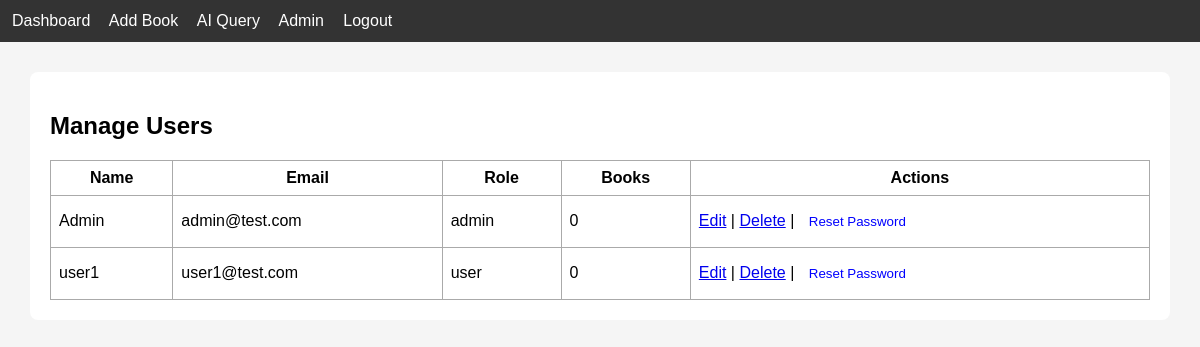
/admin/users (signed in), run on an earlier commit of the app's database.
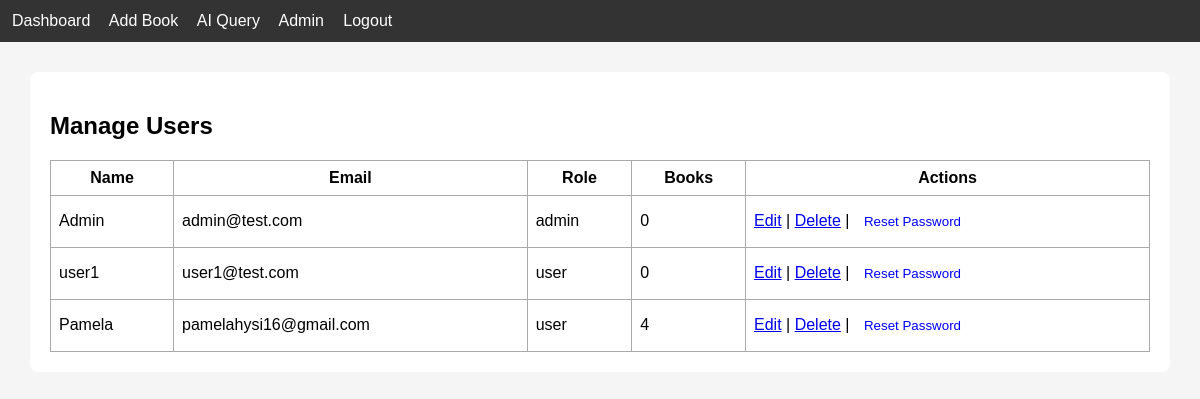
And on a later commit of the database.
### tables this page shows
CREATE TABLE users (
    id INTEGER PRIMARY KEY AUTOINCREMENT,
    name TEXT,
    email TEXT UNIQUE,
    password TEXT,
    role TEXT
);

### app.py (the view)
@app.route("/admin/users")
def admin_users():
    if session.get("role") != "admin":
        return "Access denied"
    db = get_db()
    users = db.execute("""
        SELECT users.*,
        (SELECT COUNT(*) FROM books WHERE books.user_id = users.id) AS book_count
        FROM users
    """).fetchall()
    return render_template("admin_users.html", users=users)

### app.py (called while the page is built)
def get_db():
    conn = sqlite3.connect("database.db")
    conn.row_factory = sqlite3.Row
    return conn

### templates/admin_users.html
{% extends "base.html" %}
{% block content %}
<h2>Manage Users</h2>
<table>
    <tr>
        <th>Name</th>
        <th>Email</th>
        <th>Role</th>
        <th>Books</th>
        <th>Actions</th>
    </tr>
    {% for u in users %}
    <tr>
        <td>{{ u.name }}</td>
        <td>{{ u.email }}</td>
        <td>{{ u.role }}</td>
        <td>{{ u.book_count }}</td>
        <td>
            <a href="/admin_edit_user/{{ u.id }}">Edit</a> |
            <a href="/admin_delete_user/{{ u.id }}">Delete</a> |
            <form method="POST" action="/admin_reset_password/{{ u.id }}" style="display:inline;">
                <button type="submit" style="background:none; border:none; color:blue; cursor:pointer;">
                    Reset Password
                </button>
            </form>
        </td>
    </tr>
    {% endfor %}
</table>
{% endblock %}

What changed in the data, as far as the page shows it:
added users: name "Pamela", email "pamelahysi16@gmail.com", role "user", book_count "4"
